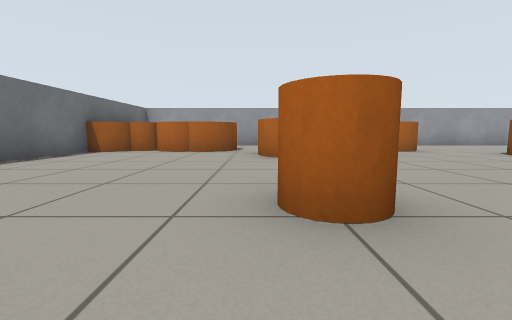
view 1 (above)

20 first-person views from a walk through a Gazebo world. The camera is 0.5 m above the floor, tilts 6° down and sees 90° across. The floor is counted in squares, 1 m on a side. Each view is taken from the middle of a square. On the plan, view 1 faces up. The plan holds only what a view shows up to about 9 squares ahead; the rest is blank.

view 2
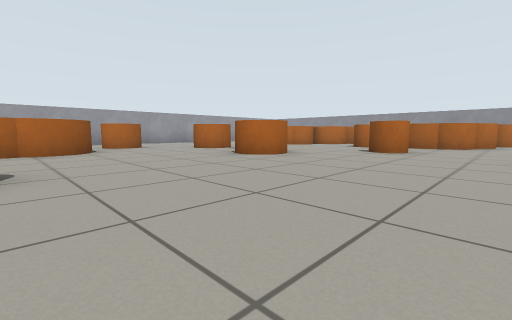

view 3
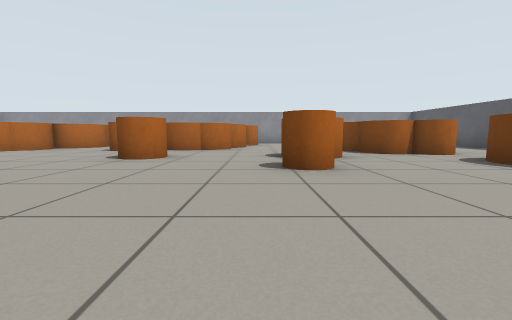

view 4
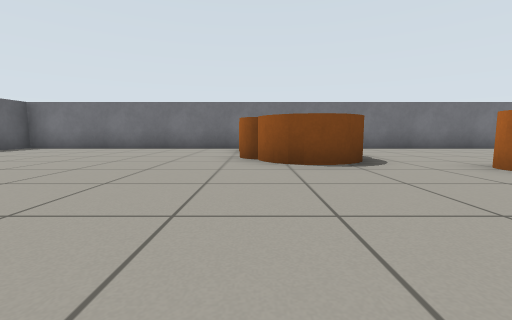

view 5
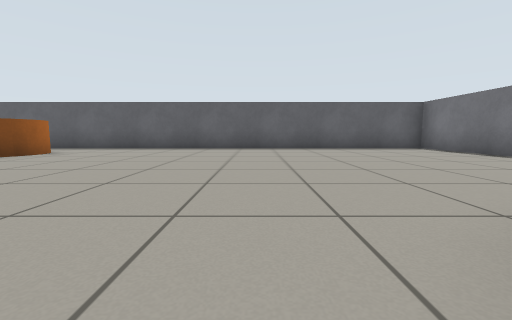

view 6
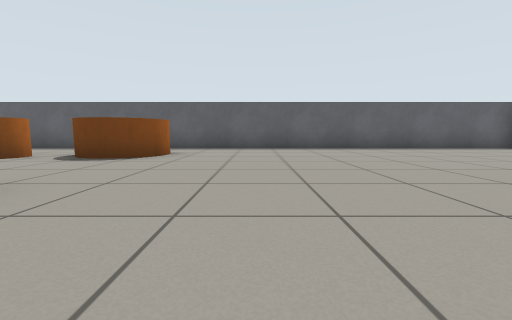

view 7
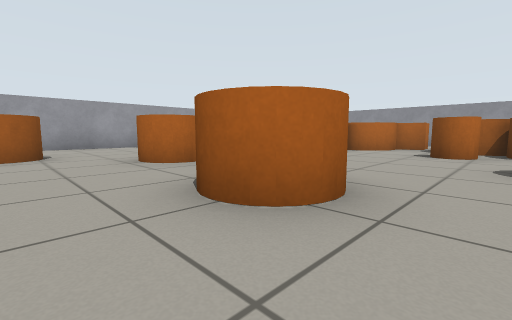

view 8
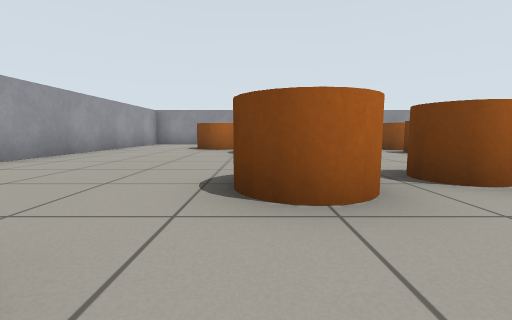

view 9
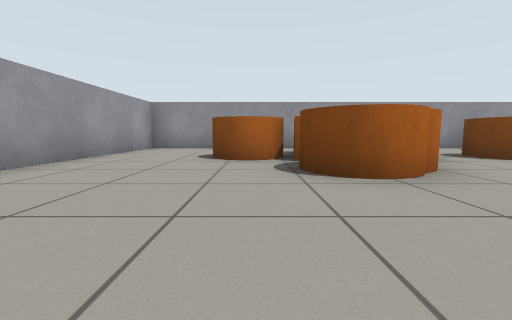

view 10
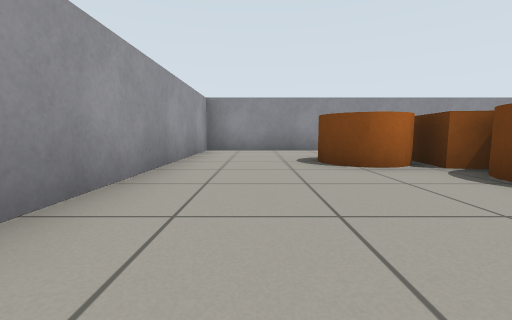

view 11
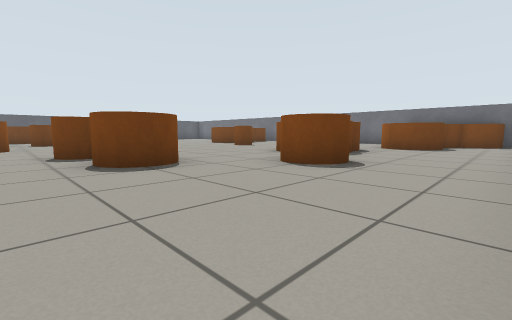

view 12
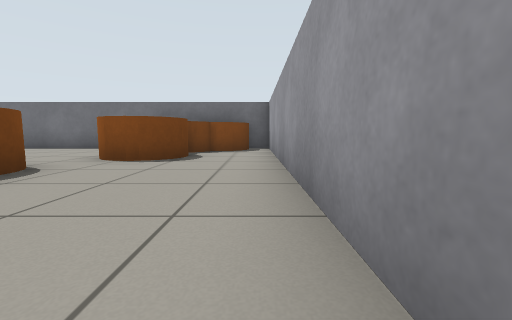

view 13
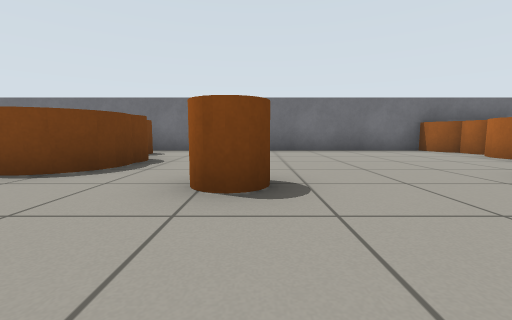

view 14
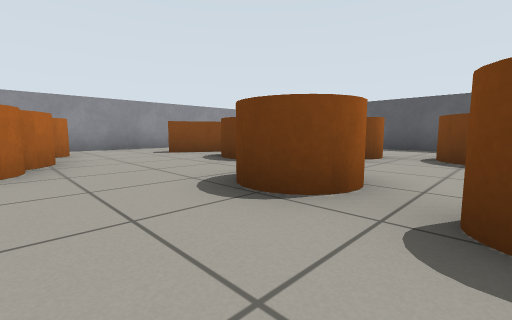

view 15
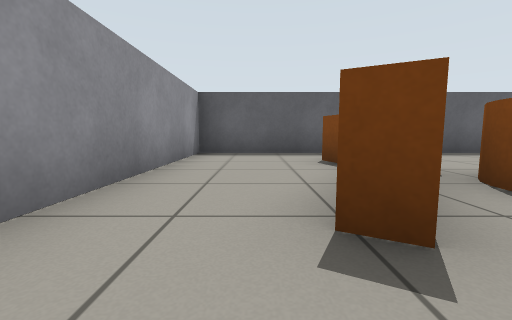

view 16
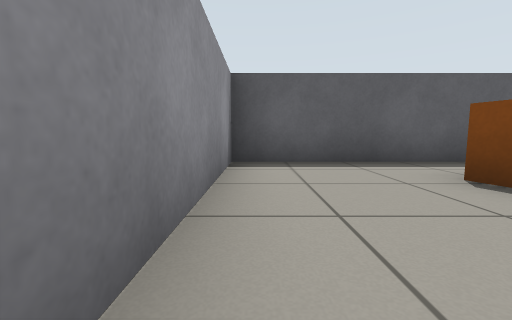

view 17
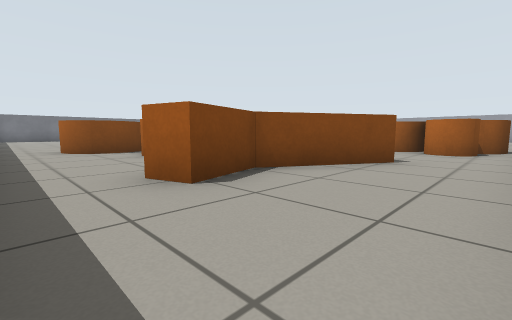

view 18
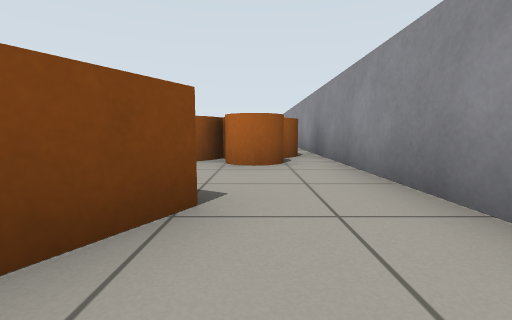

view 19
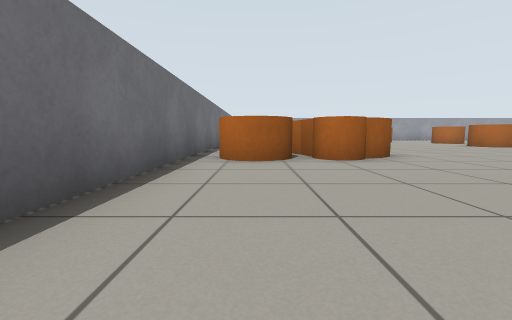

view 20
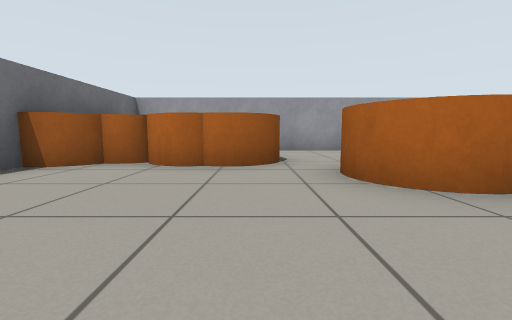

### Floor plan
Key: @ floor where view 1 was taken; # wall or solid block; . floor; C orange cylinder; B orange box; O other object.
Columns run from 5 left of view 1 to 16 right of it. Each row starts with its distance up from view 1.
 11  #####################
 10 #C...................#
  9 CCC..................#
  8 CCC#C....C.......C...#
  7 CCC#C.CO.C.......CC..#
  6 #....CCC...CC..CCCBB #
  5 #.....CC...CC..CCCC  #
  4 #...........C....COO #
  3 #.........CCC.....#O #
  2 #....CC....C...CCCC. #
  1 #............C..CCC..#
  0 #..CC@.......CC.CCCCC#
 -1 #.CCCC..........CCCC.#
 -2 #CCCC..............C.#
 -3 #...........CCC......#
 -4 #.............C.C....#
 -5 #.............CCCC#..#
 -6 #...........C.CCC#...#
 -7 #..........C CC..BB..#
 -8 #...........C....B...#
 -9 #....................#
-10  #####################

Where each view was taken, in squares from view 1:
view 1: 0 up, 0 right, facing up
view 2: 2 down, 1 right, facing up-right
view 3: 2 down, 3 right, facing right
view 4: 2 down, 4 right, facing left
view 5: 1 down, 1 right, facing down
view 6: 1 down, 4 right, facing down
view 7: 1 up, 4 right, facing up-right
view 8: 6 up, 4 right, facing right
view 9: 7 up, 7 right, facing right
view 10: 9 up, 8 right, facing right
view 11: 10 up, 8 right, facing down-left
view 12: 10 up, 4 right, facing left
view 13: 2 up, 3 right, facing left
view 14: 1 down, 7 right, facing down-right
view 15: 3 down, 14 right, facing down
view 16: 5 down, 15 right, facing down
view 17: 9 down, 15 right, facing up-left
view 18: 6 down, 14 right, facing up
view 19: 7 down, 3 left, facing up
view 20: 3 up, 1 left, facing up
